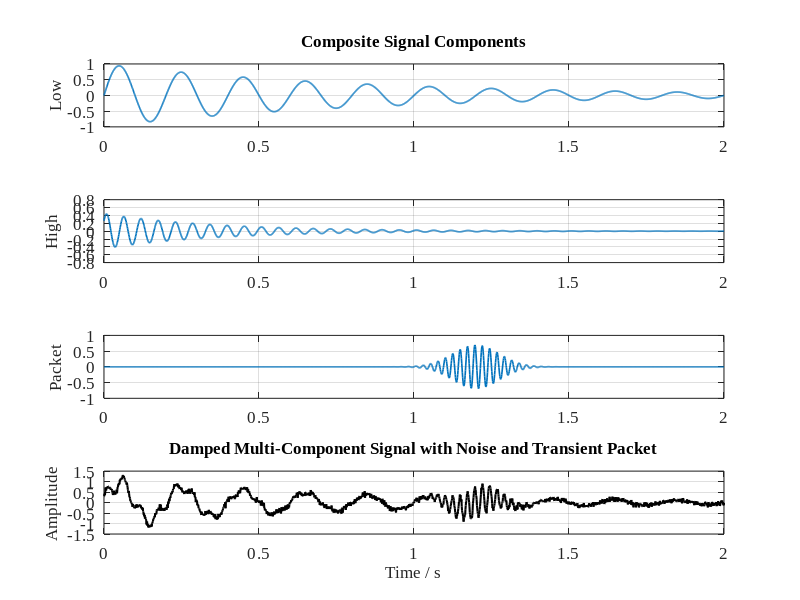

Reproduce this figure in MATLAB.
clc; clear; close all;

%% 1. Parameter settings
fs = 1000;              % Sampling frequency, Hz
t = 0:1/fs:2;           % Time axis, 0 to 2 s
rng(7);                 % Fixed seed for repeatable noise

%% 2. Construct a composite signal
f1 = 5;                 % Low-frequency component, Hz
f2 = 18;                % High-frequency component, Hz
f3 = 42;                % Transient wave packet frequency, Hz

A1 = exp(-1.2*t);
A2 = 0.45*exp(-2.8*t);

y_low = A1 .* sin(2*pi*f1*t);
y_high = A2 .* sin(2*pi*f2*t + pi/5);

packet_center = 1.20;   % Center time of transient packet, s
packet_width = 0.075;   % Controls transient duration
packet_env = exp(-((t - packet_center).^2)/(2*packet_width^2));
y_packet = 0.70 * packet_env .* sin(2*pi*f3*t);

noise_level = 0.06;
y_noise = noise_level * randn(size(t));

y = y_low + y_high + y_packet + y_noise;

%% 3. Plot
figure;

subplot(4, 1, 1);
plot(t, y_low, 'LineWidth', 1.2);
grid on;
ylabel('Low');
title('Composite Signal Components');

subplot(4, 1, 2);
plot(t, y_high, 'LineWidth', 1.2);
grid on;
ylabel('High');

subplot(4, 1, 3);
plot(t, y_packet, 'LineWidth', 1.2);
grid on;
ylabel('Packet');

subplot(4, 1, 4);
plot(t, y, 'k', 'LineWidth', 1.5);
grid on;
xlabel('Time / s');
ylabel('Amplitude');
title('Damped Multi-Component Signal with Noise and Transient Packet');

set(findall(gcf, '-property', 'FontName'), 'FontName', 'Times New Roman');
set(findall(gcf, '-property', 'FontSize'), 'FontSize', 12);
